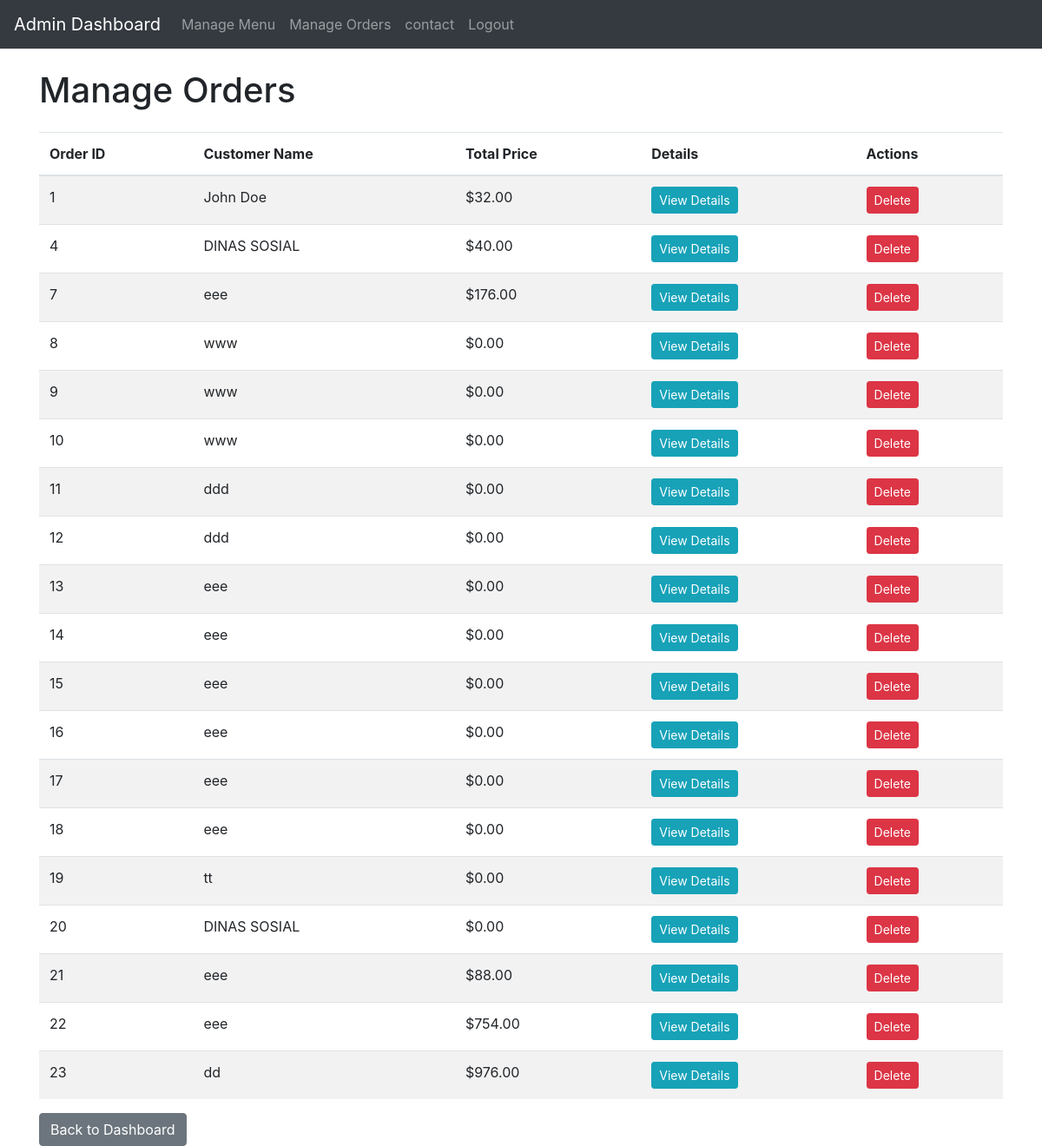
The app's page /admin/admin_orders.php (signed in) with its own data.
### tables this page shows
CREATE TABLE `orders` (
  `id` int NOT NULL,
  `customer_name` varchar(255) NOT NULL,
  `total_price` decimal(10,2) NOT NULL,
  `order_date` timestamp NULL DEFAULT CURRENT_TIMESTAMP
);

### admin/admin_orders.php (the view, shortened to what this page needs)
<?php
include __DIR__ . '/../db_connect.php';
$sql = "SELECT * FROM orders";
$result = mysqli_query($conn, $sql);
?>
<!DOCTYPE html>
<html lang="en">
<head>
    <link rel="stylesheet" href="https://stackpath.bootstrapcdn.com/bootstrap/4.5.2/css/bootstrap.min.css">
</head>
<body>
<nav class="navbar navbar-expand-lg navbar-dark bg-dark">
        <a class="navbar-brand" href="#">Admin Dashboard</a>
        <div class="collapse navbar-collapse" id="navbarNav">
            <ul class="navbar-nav">
                <li class="nav-item">
                    <a class="nav-link" href="admin_menu.php">Manage Menu</a>
                </li>
                <li class="nav-item">
                    <a class="nav-link" href="admin_orders.php">Manage Orders</a>
                </li>
                <li class="nav-item">
                    <a class="nav-link" href="admin_panel.php">contact</a>
                </li>
                <li class="nav-item">
                    <a class="nav-link" href="logout.php">Logout</a>
                </li>
            </ul>
        </div>
    </nav>
    <div class="container mt-4">
        <h1 class="mb-4">Manage Orders</h1>
        <table class="table table-striped">
            <thead>
                <tr>
                    <th>Order ID</th>
                    <th>Customer Name</th>
                    <th>Total Price</th>
                    <th>Details</th>
                    <th>Actions</th>
                </tr>
            </thead>
            <tbody>
                <?php while ($order = mysqli_fetch_assoc($result)): ?>
                <tr>
                    <td><?php echo htmlspecialchars($order['id']); ?></td>
                    <td><?php echo htmlspecialchars($order['customer_name']); ?></td>
                    <td>$<?php echo number_format($order['total_price'], 2); ?></td>
                    <td>
                        <a href="view_order_details.php?id=<?php echo htmlspecialchars($order['id']); ?>" class="btn btn-info btn-sm">View Details</a>
                    </td>
                    <td>
                        <a href="?delete_id=<?php echo htmlspecialchars($order['id']); ?>" class="btn btn-danger btn-sm" onclick="return confirm('Are you sure you want to delete this order?')">Delete</a>
                    </td>
                </tr>
                <?php endwhile; ?>
            </tbody>
        </table>
        <a href="admin_dashboard.php" class="btn btn-secondary">Back to Dashboard</a>
    </div>
</body>
</html>

### records on screen
orders: id "1", customer_name "John Doe", total_price "32.00"
orders: id "4", customer_name "DINAS SOSIAL", total_price "40.00"
orders: id "7", customer_name "eee", total_price "176.00"
orders: id "8", customer_name "www", total_price "0.00"
orders: id "9", customer_name "www", total_price "0.00"
orders: id "10", customer_name "www", total_price "0.00"
orders: id "11", customer_name "ddd", total_price "0.00"
orders: id "12", customer_name "ddd", total_price "0.00"
orders: id "13", customer_name "eee", total_price "0.00"
orders: id "14", customer_name "eee", total_price "0.00"
orders: id "15", customer_name "eee", total_price "0.00"
orders: id "16", customer_name "eee", total_price "0.00"
orders: id "17", customer_name "eee", total_price "0.00"
orders: id "18", customer_name "eee", total_price "0.00"
orders: id "19", customer_name "tt", total_price "0.00"
orders: id "20", customer_name "DINAS SOSIAL", total_price "0.00"
orders: id "21", customer_name "eee", total_price "88.00"
orders: id "22", customer_name "eee", total_price "754.00"
orders: id "23", customer_name "dd", total_price "976.00"
